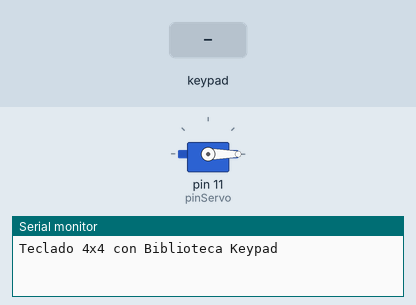
Recording of a sketch running on a simulated Arduino Uno, built with avr-gcc and run on an emulated ATmega328P. Parts: servo, the last lines printed to the serial monitor. The inputs (shaded band) are chosen by the test bench.

Above: at 1.2 s.
1.3 s: key '1' pressed
At 1.95 s:
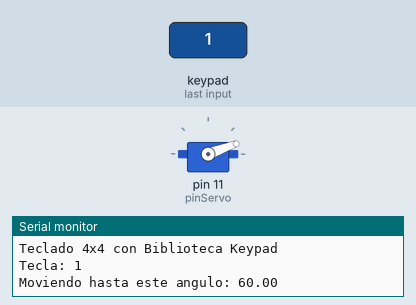
At 2.8 s:
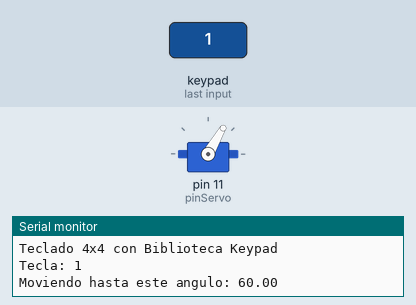
4.3 s: keypad keys 9 8 7 6 pressed 0.4 s apart
At 7.81 s:
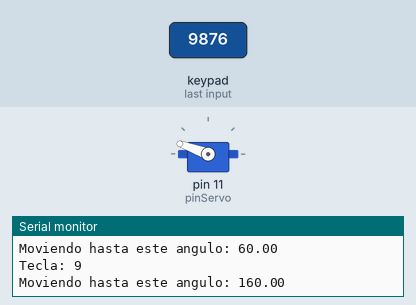
Timing chart, 0 to 13.9 s (numbered marks = the images above; inputs shaded):
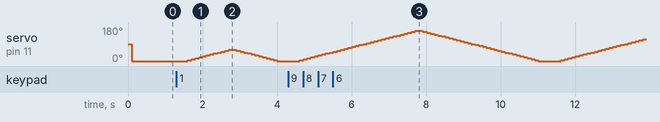

The sketch:

integracion.ino
```cpp
#include <Servo.h>
#include <Keypad.h>

const byte filas = 4; //Byte utiliza 8 bits
const byte columnas = 4; //Byte utiliza 8 bits
byte pinesFilas[]  = {9,8,7,6};
byte pinesColumnas[] = {5,4,3,2};
char teclas[4][4] = {{'1','2','3','A'},
                     {'4','5','6','B'},
                     {'7','8','9','C'},
                     {'*','0','#','D'}};

Keypad teclado1 = Keypad( makeKeymap(teclas), pinesFilas, pinesColumnas, filas, columnas);

//Variable donde almacenaremos el valor del potenciometro
float valor;
const byte pinServo = 11;

Servo servoMotor;

void setup() {
  //Inicializamos la comunicación serial
  Serial.begin(9600);
  servoMotor.attach(pinServo);

  //Escribimos por el monitor serie mensaje de inicio
  Serial.println("Teclado 4x4 con Biblioteca Keypad");

}

void loop() {
  //Verifica si alguna tecla fue presionada
  char tecla_presionada = teclado1.getKey();

  switch(tecla_presionada){
     case '1': //De 0 a 60
       valor = 60;
       break;
     case '2': //De 0 a 90
       valor = 90;
       break;
     case '3': //De 0 a 100
       valor = 100;
       break;
     case '4': //De 0 a 110
       valor = 110;
       break;
     case '5': //De 0 a 120
       valor = 120;
       break;
     case '6': //De 0 a 130
       valor = 130;
       break;
     case '7': //De 0 a 140
       valor = 140;
       break;
     case '8': //De 0 a 150
       valor = 150;
       break;
     case '9': //De 0 a 160
       valor = 160;
       break;
     default:
       valor = 0;
       break;
    }
  if(tecla_presionada){
    Serial.print("Tecla: ");
    Serial.println(tecla_presionada);
    Serial.print("Moviendo hasta este angulo: ");
    Serial.println(valor);}


  //Imprimimos por el monitor serie
  for(int i=0; i<=valor; i+=5){
    delay(100);
  	servoMotor.write(i);
  }
  for(int i=valor; i>=0; i-=5){
    delay(100);
  	servoMotor.write(i);
  }

}
```

Measured:
- after the input at 1.3 s, servo on pin 11 (pinServo): rises from 0° to 60° in 1.1 s, then falls to 0° in 1.3 s
- after the input at 4.3 s, servo on pin 11 (pinServo): 0° → 5° after 0.31 s, → 10° 0.10 s later, → 15° 0.10 s later, → 20° 0.10 s later, … (87 changes in this stretch)
